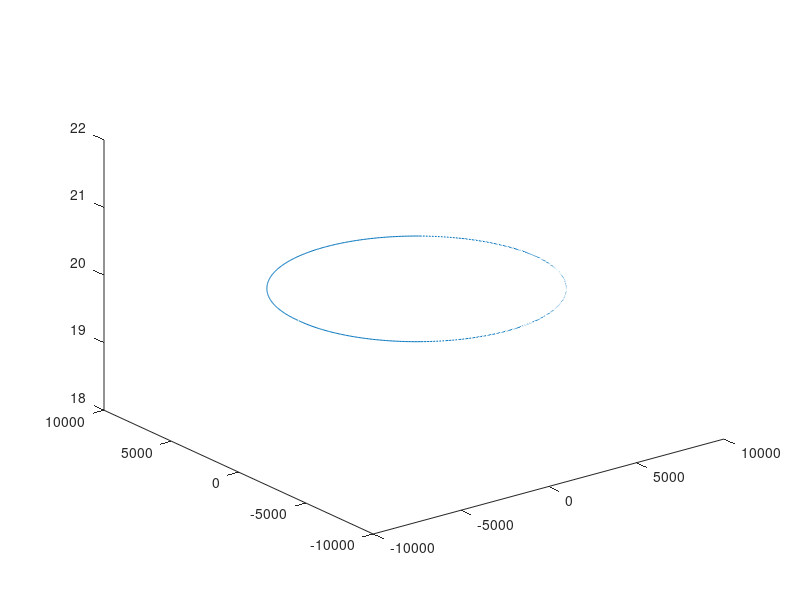

MATLAB code to generate this figure:
% This is the main, top-level program.
% It will set the parameters and utilize the Calculate Time Difference 
% program and the Locate Satellite program for each point, then display the 
% results.

% Setup
earthRadius = 6371; %km
elev_low = 200;
elev_high = 600;


% Populate Satellite Points
% t=-pi:0.01:pi;
% sat_elev = zeros(1, length(t));
% sat_elev(1:floor(length(t)/2)) = linspace(earthRadius + elev_low, earthRadius + elev_high, floor(length(t)/2));
% sat_elev(floor(length(t)/2):length(t)) = linspace(earthRadius + elev_high, earthRadius + elev_low, length(t)-floor(length(t)/2)+1);
% x=sat_elev.*cos(t);
% y=sat_elev.*sin(t);
% z=sat_elev.*sin(t);
% plot3(x,y,z);

%with polar
theta = -pi:0.01:pi;
rho = zeros(1, length(theta));
rho(1:floor(length(theta)/2)) = linspace(earthRadius + elev_low, earthRadius + elev_high, floor(length(theta)/2));
rho(floor(length(theta)/2):length(theta)) = linspace(earthRadius + elev_high, earthRadius + elev_low, length(theta)-floor(length(theta)/2)+1);
polarZ = linspace(20, 20, length(theta));
[x, y, z] = pol2cart(theta, rho, polarZ);
plot3(x, y, z);


% Calculate Time Difference